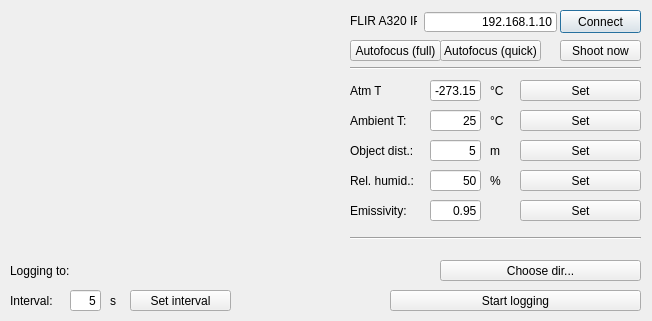
<?xml version="1.0" encoding="UTF-8"?>
<ui version="4.0">
 <class>Dialog</class>
 <widget class="QDialog" name="Dialog">
  <property name="geometry">
   <rect>
    <x>0</x>
    <y>0</y>
    <width>652</width>
    <height>321</height>
   </rect>
  </property>
  <property name="windowTitle">
   <string>FLIR A320 control</string>
  </property>
  <property name="locale">
   <locale language="English" country="Israel"/>
  </property>
  <widget class="QLineEdit" name="flirIP">
   <property name="geometry">
    <rect>
     <x>424</x>
     <y>12</y>
     <width>133</width>
     <height>20</height>
    </rect>
   </property>
   <property name="text">
    <string>192.168.1.10</string>
   </property>
   <property name="alignment">
    <set>Qt::AlignRight|Qt::AlignTrailing|Qt::AlignVCenter</set>
   </property>
  </widget>
  <widget class="QLabel" name="label_2">
   <property name="geometry">
    <rect>
     <x>350</x>
     <y>10</y>
     <width>67</width>
     <height>21</height>
    </rect>
   </property>
   <property name="text">
    <string>FLIR A320 IP:</string>
   </property>
  </widget>
  <widget class="Line" name="line">
   <property name="geometry">
    <rect>
     <x>350</x>
     <y>230</y>
     <width>291</width>
     <height>16</height>
    </rect>
   </property>
   <property name="orientation">
    <enum>Qt::Horizontal</enum>
   </property>
  </widget>
  <widget class="QPushButton" name="connect">
   <property name="geometry">
    <rect>
     <x>560</x>
     <y>10</y>
     <width>81</width>
     <height>23</height>
    </rect>
   </property>
   <property name="text">
    <string>Connect</string>
   </property>
  </widget>
  <widget class="QLabel" name="label_22">
   <property name="geometry">
    <rect>
     <x>490</x>
     <y>80</y>
     <width>21</width>
     <height>21</height>
    </rect>
   </property>
   <property name="text">
    <string>°C</string>
   </property>
  </widget>
  <widget class="Line" name="line_5">
   <property name="geometry">
    <rect>
     <x>350</x>
     <y>60</y>
     <width>291</width>
     <height>16</height>
    </rect>
   </property>
   <property name="orientation">
    <enum>Qt::Horizontal</enum>
   </property>
  </widget>
  <widget class="QLabel" name="label_20">
   <property name="geometry">
    <rect>
     <x>350</x>
     <y>80</y>
     <width>31</width>
     <height>21</height>
    </rect>
   </property>
   <property name="text">
    <string>Atm T:</string>
   </property>
  </widget>
  <widget class="QLineEdit" name="atmT">
   <property name="geometry">
    <rect>
     <x>430</x>
     <y>80</y>
     <width>51</width>
     <height>21</height>
    </rect>
   </property>
   <property name="text">
    <string>-273.15</string>
   </property>
   <property name="alignment">
    <set>Qt::AlignRight|Qt::AlignTrailing|Qt::AlignVCenter</set>
   </property>
  </widget>
  <widget class="QPushButton" name="setAtmT">
   <property name="geometry">
    <rect>
     <x>520</x>
     <y>80</y>
     <width>121</width>
     <height>21</height>
    </rect>
   </property>
   <property name="text">
    <string>Set</string>
   </property>
  </widget>
  <widget class="QPushButton" name="shootNow">
   <property name="geometry">
    <rect>
     <x>560</x>
     <y>40</y>
     <width>81</width>
     <height>21</height>
    </rect>
   </property>
   <property name="text">
    <string>Shoot now</string>
   </property>
  </widget>
  <widget class="QLabel" name="label_25">
   <property name="geometry">
    <rect>
     <x>110</x>
     <y>290</y>
     <width>16</width>
     <height>21</height>
    </rect>
   </property>
   <property name="text">
    <string>s</string>
   </property>
  </widget>
  <widget class="QLabel" name="label_26">
   <property name="geometry">
    <rect>
     <x>10</x>
     <y>290</y>
     <width>51</width>
     <height>21</height>
    </rect>
   </property>
   <property name="text">
    <string>Interval:</string>
   </property>
  </widget>
  <widget class="QLineEdit" name="IntervalTime">
   <property name="geometry">
    <rect>
     <x>70</x>
     <y>290</y>
     <width>31</width>
     <height>21</height>
    </rect>
   </property>
   <property name="text">
    <string>5</string>
   </property>
   <property name="alignment">
    <set>Qt::AlignRight|Qt::AlignTrailing|Qt::AlignVCenter</set>
   </property>
  </widget>
  <widget class="QPushButton" name="IntervalSet">
   <property name="geometry">
    <rect>
     <x>130</x>
     <y>290</y>
     <width>101</width>
     <height>21</height>
    </rect>
   </property>
   <property name="text">
    <string>Set interval</string>
   </property>
  </widget>
  <widget class="QPushButton" name="LogStart">
   <property name="geometry">
    <rect>
     <x>390</x>
     <y>290</y>
     <width>251</width>
     <height>21</height>
    </rect>
   </property>
   <property name="text">
    <string>Start logging</string>
   </property>
  </widget>
  <widget class="QLabel" name="label_27">
   <property name="geometry">
    <rect>
     <x>10</x>
     <y>260</y>
     <width>61</width>
     <height>21</height>
    </rect>
   </property>
   <property name="text">
    <string>Logging to:</string>
   </property>
  </widget>
  <widget class="QLabel" name="logfolder">
   <property name="geometry">
    <rect>
     <x>70</x>
     <y>260</y>
     <width>361</width>
     <height>21</height>
    </rect>
   </property>
   <property name="text">
    <string/>
   </property>
   <property name="alignment">
    <set>Qt::AlignRight|Qt::AlignTrailing|Qt::AlignVCenter</set>
   </property>
  </widget>
  <widget class="QLabel" name="label_28">
   <property name="geometry">
    <rect>
     <x>350</x>
     <y>110</y>
     <width>61</width>
     <height>21</height>
    </rect>
   </property>
   <property name="text">
    <string>Ambient T:</string>
   </property>
  </widget>
  <widget class="QLineEdit" name="ambT">
   <property name="geometry">
    <rect>
     <x>430</x>
     <y>110</y>
     <width>51</width>
     <height>21</height>
    </rect>
   </property>
   <property name="text">
    <string>25</string>
   </property>
   <property name="alignment">
    <set>Qt::AlignRight|Qt::AlignTrailing|Qt::AlignVCenter</set>
   </property>
  </widget>
  <widget class="QPushButton" name="setAmbT">
   <property name="geometry">
    <rect>
     <x>520</x>
     <y>110</y>
     <width>121</width>
     <height>21</height>
    </rect>
   </property>
   <property name="text">
    <string>Set</string>
   </property>
  </widget>
  <widget class="QLabel" name="label_29">
   <property name="geometry">
    <rect>
     <x>490</x>
     <y>110</y>
     <width>21</width>
     <height>21</height>
    </rect>
   </property>
   <property name="text">
    <string>°C</string>
   </property>
  </widget>
  <widget class="QLabel" name="label_30">
   <property name="geometry">
    <rect>
     <x>350</x>
     <y>140</y>
     <width>71</width>
     <height>21</height>
    </rect>
   </property>
   <property name="text">
    <string>Object dist.:</string>
   </property>
  </widget>
  <widget class="QLineEdit" name="dist">
   <property name="geometry">
    <rect>
     <x>430</x>
     <y>140</y>
     <width>51</width>
     <height>21</height>
    </rect>
   </property>
   <property name="text">
    <string>5</string>
   </property>
   <property name="alignment">
    <set>Qt::AlignRight|Qt::AlignTrailing|Qt::AlignVCenter</set>
   </property>
  </widget>
  <widget class="QPushButton" name="setDist">
   <property name="geometry">
    <rect>
     <x>520</x>
     <y>140</y>
     <width>121</width>
     <height>21</height>
    </rect>
   </property>
   <property name="text">
    <string>Set</string>
   </property>
  </widget>
  <widget class="QLabel" name="label_31">
   <property name="geometry">
    <rect>
     <x>490</x>
     <y>140</y>
     <width>21</width>
     <height>21</height>
    </rect>
   </property>
   <property name="text">
    <string>m</string>
   </property>
  </widget>
  <widget class="QLineEdit" name="rh">
   <property name="geometry">
    <rect>
     <x>430</x>
     <y>170</y>
     <width>51</width>
     <height>21</height>
    </rect>
   </property>
   <property name="text">
    <string>50</string>
   </property>
   <property name="alignment">
    <set>Qt::AlignRight|Qt::AlignTrailing|Qt::AlignVCenter</set>
   </property>
  </widget>
  <widget class="QLabel" name="label_32">
   <property name="geometry">
    <rect>
     <x>490</x>
     <y>170</y>
     <width>21</width>
     <height>21</height>
    </rect>
   </property>
   <property name="text">
    <string>%</string>
   </property>
  </widget>
  <widget class="QPushButton" name="setRH">
   <property name="geometry">
    <rect>
     <x>520</x>
     <y>170</y>
     <width>121</width>
     <height>21</height>
    </rect>
   </property>
   <property name="text">
    <string>Set</string>
   </property>
  </widget>
  <widget class="QLabel" name="label_33">
   <property name="geometry">
    <rect>
     <x>350</x>
     <y>170</y>
     <width>71</width>
     <height>21</height>
    </rect>
   </property>
   <property name="text">
    <string>Rel. humid.:</string>
   </property>
  </widget>
  <widget class="QPushButton" name="setEmissivity">
   <property name="geometry">
    <rect>
     <x>520</x>
     <y>200</y>
     <width>121</width>
     <height>21</height>
    </rect>
   </property>
   <property name="text">
    <string>Set</string>
   </property>
  </widget>
  <widget class="QLabel" name="label_34">
   <property name="geometry">
    <rect>
     <x>350</x>
     <y>200</y>
     <width>71</width>
     <height>21</height>
    </rect>
   </property>
   <property name="text">
    <string>Emissivity:</string>
   </property>
  </widget>
  <widget class="QLineEdit" name="emissivity">
   <property name="geometry">
    <rect>
     <x>430</x>
     <y>200</y>
     <width>51</width>
     <height>21</height>
    </rect>
   </property>
   <property name="text">
    <string>0.95</string>
   </property>
   <property name="alignment">
    <set>Qt::AlignRight|Qt::AlignTrailing|Qt::AlignVCenter</set>
   </property>
  </widget>
  <widget class="QPushButton" name="autofocusFull">
   <property name="geometry">
    <rect>
     <x>350</x>
     <y>40</y>
     <width>91</width>
     <height>21</height>
    </rect>
   </property>
   <property name="text">
    <string>Autofocus (full)</string>
   </property>
  </widget>
  <widget class="QPushButton" name="autofocusQuick">
   <property name="geometry">
    <rect>
     <x>440</x>
     <y>40</y>
     <width>101</width>
     <height>21</height>
    </rect>
   </property>
   <property name="text">
    <string>Autofocus (quick)</string>
   </property>
  </widget>
  <widget class="QPushButton" name="chooseFolderButton">
   <property name="geometry">
    <rect>
     <x>440</x>
     <y>260</y>
     <width>201</width>
     <height>21</height>
    </rect>
   </property>
   <property name="text">
    <string>Choose dir...</string>
   </property>
  </widget>
  <widget class="QLabel" name="currentImg">
   <property name="geometry">
    <rect>
     <x>10</x>
     <y>10</y>
     <width>320</width>
     <height>240</height>
    </rect>
   </property>
   <property name="text">
    <string/>
   </property>
  </widget>
  <zorder>flirIP</zorder>
  <zorder>label_2</zorder>
  <zorder>line</zorder>
  <zorder>connect</zorder>
  <zorder>label_22</zorder>
  <zorder>line_5</zorder>
  <zorder>label_20</zorder>
  <zorder>atmT</zorder>
  <zorder>setAtmT</zorder>
  <zorder>shootNow</zorder>
  <zorder>label_25</zorder>
  <zorder>label_26</zorder>
  <zorder>IntervalTime</zorder>
  <zorder>IntervalSet</zorder>
  <zorder>LogStart</zorder>
  <zorder>label_27</zorder>
  <zorder>logfolder</zorder>
  <zorder>chooseFolderButton</zorder>
  <zorder>label_28</zorder>
  <zorder>ambT</zorder>
  <zorder>setAmbT</zorder>
  <zorder>label_29</zorder>
  <zorder>label_30</zorder>
  <zorder>dist</zorder>
  <zorder>setDist</zorder>
  <zorder>label_31</zorder>
  <zorder>rh</zorder>
  <zorder>label_32</zorder>
  <zorder>setRH</zorder>
  <zorder>label_33</zorder>
  <zorder>setEmissivity</zorder>
  <zorder>label_34</zorder>
  <zorder>emissivity</zorder>
  <zorder>autofocusFull</zorder>
  <zorder>autofocusQuick</zorder>
  <zorder>currentImg</zorder>
 </widget>
 <resources/>
 <connections/>
</ui>
